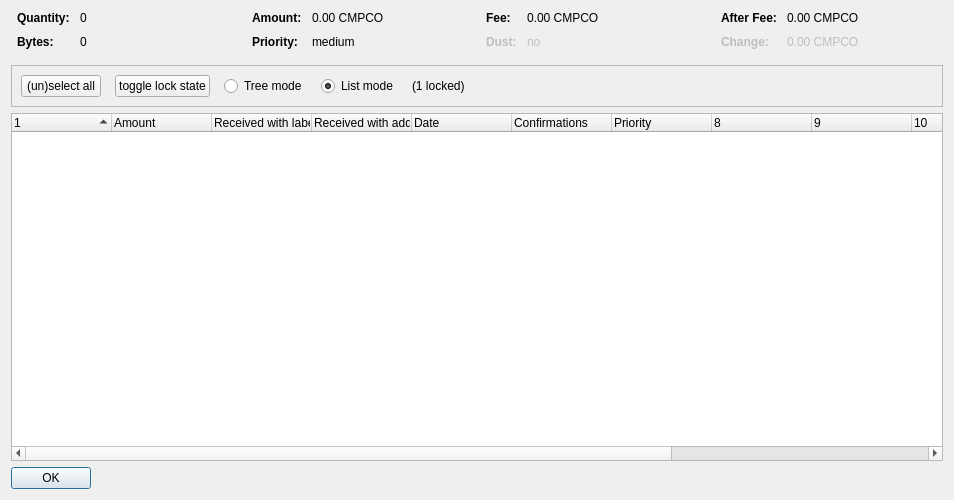
<?xml version="1.0" encoding="UTF-8"?>
<ui version="4.0">
 <class>CoinControlDialog</class>
 <widget class="QDialog" name="CoinControlDialog">
  <property name="geometry">
   <rect>
    <x>0</x>
    <y>0</y>
    <width>954</width>
    <height>500</height>
   </rect>
  </property>
  <property name="windowTitle">
   <string>Coin Selection</string>
  </property>
  <layout class="QVBoxLayout" name="verticalLayout">
   <item>
    <layout class="QHBoxLayout" name="horizontalLayoutTop" stretch="0,0,0,0">
     <property name="topMargin">
      <number>0</number>
     </property>
     <property name="bottomMargin">
      <number>10</number>
     </property>
     <item>
      <layout class="QFormLayout" name="formLayoutCoinControl1">
       <property name="horizontalSpacing">
        <number>10</number>
       </property>
       <property name="verticalSpacing">
        <number>10</number>
       </property>
       <property name="leftMargin">
        <number>6</number>
       </property>
       <property name="rightMargin">
        <number>6</number>
       </property>
       <item row="0" column="0">
        <widget class="QLabel" name="labelCoinControlQuantityText">
         <property name="font">
          <font>
           <weight>75</weight>
           <bold>true</bold>
          </font>
         </property>
         <property name="text">
          <string>Quantity:</string>
         </property>
        </widget>
       </item>
       <item row="0" column="1">
        <widget class="QLabel" name="labelCoinControlQuantity">
         <property name="cursor">
          <cursorShape>IBeamCursor</cursorShape>
         </property>
         <property name="contextMenuPolicy">
          <enum>Qt::ActionsContextMenu</enum>
         </property>
         <property name="text">
          <string notr="true">0</string>
         </property>
         <property name="textInteractionFlags">
          <set>Qt::LinksAccessibleByMouse|Qt::TextSelectableByKeyboard|Qt::TextSelectableByMouse</set>
         </property>
        </widget>
       </item>
       <item row="1" column="0">
        <widget class="QLabel" name="labelCoinControlBytesText">
         <property name="font">
          <font>
           <weight>75</weight>
           <bold>true</bold>
          </font>
         </property>
         <property name="text">
          <string>Bytes:</string>
         </property>
        </widget>
       </item>
       <item row="1" column="1">
        <widget class="QLabel" name="labelCoinControlBytes">
         <property name="cursor">
          <cursorShape>IBeamCursor</cursorShape>
         </property>
         <property name="contextMenuPolicy">
          <enum>Qt::ActionsContextMenu</enum>
         </property>
         <property name="text">
          <string notr="true">0</string>
         </property>
         <property name="textInteractionFlags">
          <set>Qt::LinksAccessibleByMouse|Qt::TextSelectableByKeyboard|Qt::TextSelectableByMouse</set>
         </property>
        </widget>
       </item>
      </layout>
     </item>
     <item>
      <layout class="QFormLayout" name="formLayoutCoinControl2">
       <property name="horizontalSpacing">
        <number>10</number>
       </property>
       <property name="verticalSpacing">
        <number>10</number>
       </property>
       <property name="leftMargin">
        <number>6</number>
       </property>
       <property name="rightMargin">
        <number>6</number>
       </property>
       <item row="0" column="0">
        <widget class="QLabel" name="labelCoinControlAmountText">
         <property name="font">
          <font>
           <weight>75</weight>
           <bold>true</bold>
          </font>
         </property>
         <property name="text">
          <string>Amount:</string>
         </property>
        </widget>
       </item>
       <item row="0" column="1">
        <widget class="QLabel" name="labelCoinControlAmount">
         <property name="cursor">
          <cursorShape>IBeamCursor</cursorShape>
         </property>
         <property name="contextMenuPolicy">
          <enum>Qt::ActionsContextMenu</enum>
         </property>
         <property name="text">
          <string notr="true">0.00 CMPCO</string>
         </property>
         <property name="textInteractionFlags">
          <set>Qt::LinksAccessibleByMouse|Qt::TextSelectableByKeyboard|Qt::TextSelectableByMouse</set>
         </property>
        </widget>
       </item>
       <item row="1" column="0">
        <widget class="QLabel" name="labelCoinControlPriorityText">
         <property name="font">
          <font>
           <weight>75</weight>
           <bold>true</bold>
          </font>
         </property>
         <property name="text">
          <string>Priority:</string>
         </property>
        </widget>
       </item>
       <item row="1" column="1">
        <widget class="QLabel" name="labelCoinControlPriority">
         <property name="cursor">
          <cursorShape>IBeamCursor</cursorShape>
         </property>
         <property name="contextMenuPolicy">
          <enum>Qt::ActionsContextMenu</enum>
         </property>
         <property name="text">
          <string>medium</string>
         </property>
         <property name="textInteractionFlags">
          <set>Qt::LinksAccessibleByMouse|Qt::TextSelectableByKeyboard|Qt::TextSelectableByMouse</set>
         </property>
        </widget>
       </item>
      </layout>
     </item>
     <item>
      <layout class="QFormLayout" name="formLayoutCoinControl3">
       <property name="horizontalSpacing">
        <number>10</number>
       </property>
       <property name="verticalSpacing">
        <number>10</number>
       </property>
       <property name="leftMargin">
        <number>6</number>
       </property>
       <property name="rightMargin">
        <number>6</number>
       </property>
       <item row="0" column="0">
        <widget class="QLabel" name="labelCoinControlFeeText">
         <property name="font">
          <font>
           <weight>75</weight>
           <bold>true</bold>
          </font>
         </property>
         <property name="text">
          <string>Fee:</string>
         </property>
        </widget>
       </item>
       <item row="0" column="1">
        <widget class="QLabel" name="labelCoinControlFee">
         <property name="cursor">
          <cursorShape>IBeamCursor</cursorShape>
         </property>
         <property name="contextMenuPolicy">
          <enum>Qt::ActionsContextMenu</enum>
         </property>
         <property name="text">
          <string notr="true">0.00 CMPCO</string>
         </property>
         <property name="textInteractionFlags">
          <set>Qt::LinksAccessibleByMouse|Qt::TextSelectableByKeyboard|Qt::TextSelectableByMouse</set>
         </property>
        </widget>
       </item>
       <item row="1" column="0">
        <widget class="QLabel" name="labelCoinControlLowOutputText">
         <property name="enabled">
          <bool>false</bool>
         </property>
         <property name="font">
          <font>
           <weight>75</weight>
           <bold>true</bold>
          </font>
         </property>
         <property name="text">
          <string>Dust:</string>
         </property>
        </widget>
       </item>
       <item row="1" column="1">
        <widget class="QLabel" name="labelCoinControlLowOutput">
         <property name="enabled">
          <bool>false</bool>
         </property>
         <property name="cursor">
          <cursorShape>IBeamCursor</cursorShape>
         </property>
         <property name="contextMenuPolicy">
          <enum>Qt::ActionsContextMenu</enum>
         </property>
         <property name="text">
          <string>no</string>
         </property>
         <property name="textInteractionFlags">
          <set>Qt::LinksAccessibleByMouse|Qt::TextSelectableByKeyboard|Qt::TextSelectableByMouse</set>
         </property>
        </widget>
       </item>
      </layout>
     </item>
     <item>
      <layout class="QFormLayout" name="formLayoutCoinControl4">
       <property name="horizontalSpacing">
        <number>10</number>
       </property>
       <property name="verticalSpacing">
        <number>10</number>
       </property>
       <property name="leftMargin">
        <number>6</number>
       </property>
       <property name="rightMargin">
        <number>6</number>
       </property>
       <item row="0" column="0">
        <widget class="QLabel" name="labelCoinControlAfterFeeText">
         <property name="font">
          <font>
           <weight>75</weight>
           <bold>true</bold>
          </font>
         </property>
         <property name="text">
          <string>After Fee:</string>
         </property>
        </widget>
       </item>
       <item row="0" column="1">
        <widget class="QLabel" name="labelCoinControlAfterFee">
         <property name="cursor">
          <cursorShape>IBeamCursor</cursorShape>
         </property>
         <property name="contextMenuPolicy">
          <enum>Qt::ActionsContextMenu</enum>
         </property>
         <property name="text">
          <string notr="true">0.00 CMPCO</string>
         </property>
         <property name="textInteractionFlags">
          <set>Qt::LinksAccessibleByMouse|Qt::TextSelectableByKeyboard|Qt::TextSelectableByMouse</set>
         </property>
        </widget>
       </item>
       <item row="1" column="0">
        <widget class="QLabel" name="labelCoinControlChangeText">
         <property name="enabled">
          <bool>false</bool>
         </property>
         <property name="font">
          <font>
           <weight>75</weight>
           <bold>true</bold>
          </font>
         </property>
         <property name="text">
          <string>Change:</string>
         </property>
        </widget>
       </item>
       <item row="1" column="1">
        <widget class="QLabel" name="labelCoinControlChange">
         <property name="enabled">
          <bool>false</bool>
         </property>
         <property name="cursor">
          <cursorShape>IBeamCursor</cursorShape>
         </property>
         <property name="contextMenuPolicy">
          <enum>Qt::ActionsContextMenu</enum>
         </property>
         <property name="text">
          <string notr="true">0.00 CMPCO</string>
         </property>
         <property name="textInteractionFlags">
          <set>Qt::LinksAccessibleByMouse|Qt::TextSelectableByKeyboard|Qt::TextSelectableByMouse</set>
         </property>
        </widget>
       </item>
      </layout>
     </item>
    </layout>
   </item>
   <item>
    <widget class="QFrame" name="frame">
     <property name="minimumSize">
      <size>
       <width>0</width>
       <height>40</height>
      </size>
     </property>
     <property name="frameShape">
      <enum>QFrame::StyledPanel</enum>
     </property>
     <property name="frameShadow">
      <enum>QFrame::Sunken</enum>
     </property>
     <layout class="QHBoxLayout" name="horizontalLayout">
      <item>
       <layout class="QHBoxLayout" name="horizontalLayoutPanel" stretch="0,0,0,0,0,0">
        <property name="spacing">
         <number>14</number>
        </property>
        <item>
         <widget class="QPushButton" name="pushButtonSelectAll">
          <property name="sizePolicy">
           <sizepolicy hsizetype="Maximum" vsizetype="Fixed">
            <horstretch>0</horstretch>
            <verstretch>0</verstretch>
           </sizepolicy>
          </property>
          <property name="text">
           <string>(un)select all</string>
          </property>
          <property name="autoDefault">
           <bool>false</bool>
          </property>
         </widget>
        </item>
        <item>
         <widget class="QPushButton" name="pushButtonToggleLock">
          <property name="sizePolicy">
           <sizepolicy hsizetype="Maximum" vsizetype="Fixed">
            <horstretch>0</horstretch>
            <verstretch>0</verstretch>
           </sizepolicy>
          </property>
          <property name="text">
           <string>toggle lock state</string>
          </property>
          <property name="autoDefault">
           <bool>false</bool>
          </property>
         </widget>
        </item>
        <item>
         <widget class="QRadioButton" name="radioTreeMode">
          <property name="sizePolicy">
           <sizepolicy hsizetype="Maximum" vsizetype="Fixed">
            <horstretch>0</horstretch>
            <verstretch>0</verstretch>
           </sizepolicy>
          </property>
          <property name="text">
           <string>Tree mode</string>
          </property>
         </widget>
        </item>
        <item>
         <widget class="QRadioButton" name="radioListMode">
          <property name="sizePolicy">
           <sizepolicy hsizetype="Maximum" vsizetype="Fixed">
            <horstretch>0</horstretch>
            <verstretch>0</verstretch>
           </sizepolicy>
          </property>
          <property name="text">
           <string>List mode</string>
          </property>
          <property name="checked">
           <bool>true</bool>
          </property>
         </widget>
        </item>
        <item>
         <widget class="QLabel" name="labelLocked">
          <property name="text">
           <string>(1 locked)</string>
          </property>
         </widget>
        </item>
        <item>
         <spacer name="horizontalSpacer">
          <property name="orientation">
           <enum>Qt::Horizontal</enum>
          </property>
          <property name="sizeHint" stdset="0">
           <size>
            <width>40</width>
            <height>20</height>
           </size>
          </property>
         </spacer>
        </item>
       </layout>
      </item>
     </layout>
    </widget>
   </item>
   <item>
    <widget class="CoinControlTreeWidget" name="treeWidget">
     <property name="contextMenuPolicy">
      <enum>Qt::CustomContextMenu</enum>
     </property>
     <property name="sortingEnabled">
      <bool>false</bool>
     </property>
     <property name="columnCount">
      <number>13</number>
     </property>
     <attribute name="headerShowSortIndicator" stdset="0">
      <bool>true</bool>
     </attribute>
     <attribute name="headerStretchLastSection">
      <bool>false</bool>
     </attribute>
     <column>
      <property name="text">
       <string/>
      </property>
     </column>
     <column>
      <property name="text">
       <string>Amount</string>
      </property>
     </column>
     <column>
      <property name="text">
       <string>Received with label</string>
      </property>
     </column>
     <column>
      <property name="text">
       <string>Received with address</string>
      </property>
     </column>
     <column>
      <property name="text">
       <string>Date</string>
      </property>
     </column>
     <column>
      <property name="text">
       <string>Confirmations</string>
      </property>
      <property name="toolTip">
       <string>Confirmed</string>
      </property>
     </column>
     <column>
      <property name="text">
       <string>Priority</string>
      </property>
     </column>
     <column>
      <property name="text">
       <string/>
      </property>
     </column>
     <column>
      <property name="text">
       <string/>
      </property>
     </column>
     <column>
      <property name="text">
       <string/>
      </property>
     </column>
     <column>
      <property name="text">
       <string/>
      </property>
     </column>
     <column>
      <property name="text">
       <string/>
      </property>
     </column>
    </widget>
   </item>
   <item>
    <widget class="QDialogButtonBox" name="buttonBox">
     <property name="sizePolicy">
      <sizepolicy hsizetype="Maximum" vsizetype="Fixed">
       <horstretch>0</horstretch>
       <verstretch>0</verstretch>
      </sizepolicy>
     </property>
     <property name="orientation">
      <enum>Qt::Horizontal</enum>
     </property>
     <property name="standardButtons">
      <set>QDialogButtonBox::Ok</set>
     </property>
    </widget>
   </item>
  </layout>
 </widget>
 <customwidgets>
  <customwidget>
   <class>CoinControlTreeWidget</class>
   <extends>QTreeWidget</extends>
   <header>coincontroltreewidget.h</header>
  </customwidget>
 </customwidgets>
 <resources/>
 <connections/>
</ui>
